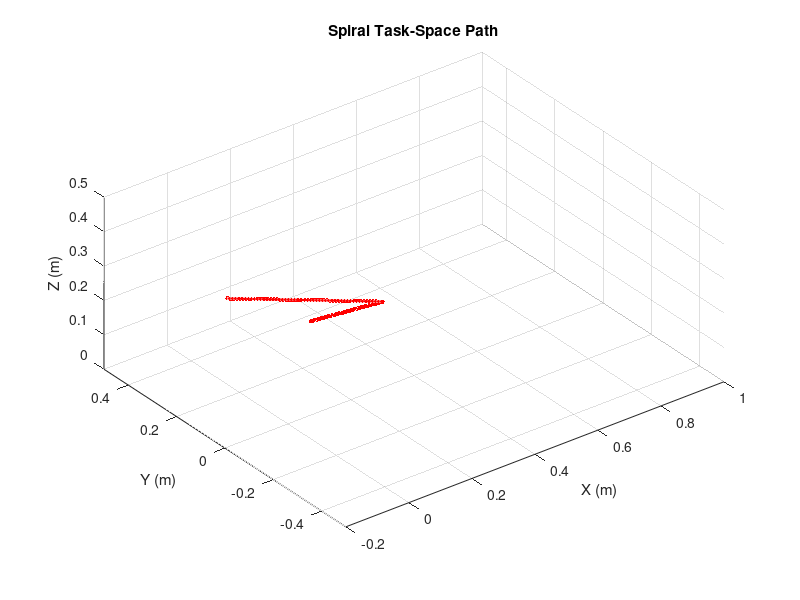

Write the MATLAB code that produced this figure. (Note: this script raises an error after producing the figure.)
%% RBE/ME 501 - Robot Dynamics - Spring 2025
% Homework 3, Problem 3 - FABRIK Real Robot
% Instructor: L. Fichera, <loris@wpi.edu>

close all; clear; clc;

%% Initialize the model of the robot
link_lengths = [0.32; 0.225; 0.035; 0.225; 0.035; 0.055];
N_links = length(link_lengths);
N_points = N_links + 1;

%% Generate the task-space spiral path
% nPts = 100;
% fprintf('Generating task space path... ');
% phi = linspace(0, 4*pi, nPts);
% r = linspace(0, 0.3, nPts);
% x = r .* cos(phi) + 0.4;
% y = r .* sin(phi);
% z = 0.2 * ones(1, nPts); % Flat spiral at constant height
% path = [x; y; z];
% fprintf('Done.\n');

path = [0    0.3   0.15;
        0.25 0     0.1;
        0.25 0.25  0.2]';

% Define the number of points to interpolate between the 3 given points
numInterp = 50;

% Interpolate between each pair of points
t = 1:3; % original points' indices
tq = linspace(1, 3, numInterp * 2 + 1); % create a finer set of points

% Interpolate
interpPath = interp1(t, path, tq, 'linear')';

% Rename path to interpPath in the end
path = interpPath;
nPts = length(path);

%% Plot the spiral task-space path
figure;
plot3(path(1,:), path(2,:), path(3,:), 'r.-', 'MarkerSize', 10, 'LineWidth', 1.5);
grid on;
axis equal;
xlabel('X (m)');
ylabel('Y (m)');
zlabel('Z (m)');
title('Spiral Task-Space Path');
view(3);

xlim([-0.2 1]);
ylim([-0.5 0.5]);
zlim([0 0.5]);

%% Define joint rotation axes
joint_axes = [
    0 0 1;  % Joint 1 rotates about Z
    0 1 0;  % Joint 2 rotates about Y
    0 1 0;  % Joint 3 rotates about Y
    0 0 1;  % Joint 4 rotates about Z
    0 1 0;  % Joint 5 rotates about Y
    0 0 1;  % Joint 6 rotates about Z
];

%% Solve IK for each target point
solutions = cell(1, nPts);
joint_angles = cell(1, nPts);

for ii = 1:nPts
    % Initial straight configuration along Z
    joint_positions = zeros(N_points,3);
    for k = 2:N_points
        joint_positions(k,:) = joint_positions(k-1,:) + [0 0 link_lengths(k-1)];
    end

    target_pos = path(:,ii)';
    
    joint_positions_new = FABRIK_r(joint_positions, link_lengths, target_pos, 1e-3, 5000);
    
    solutions{ii} = joint_positions_new;
    joint_angles{ii} = extract_joint_angles(joint_positions_new, joint_axes);
end

fprintf('Solved FABRIK for %d target positions!\n', nPts);

%% Animate Robot Following the Spiral Path
figure;
hold on;
grid on;
axis equal;
xlabel('X (m)');
ylabel('Y (m)');
zlabel('Z (m)');
title('Robot Following Spiral Path (FABRIK with Moving Frames)');
view(3);

xlim([-1 1]);
ylim([-1 1]);
zlim([0 1.5]);

% Plot spiral path underneath
plot3(path(1,:), path(2,:), path(3,:), 'r--', 'LineWidth', 1.5);

h = plot3(0,0,0,'-o','LineWidth',2,'MarkerSize',6);

for ii = 1:nPts
    joint_positions = solutions{ii};
    
    set(h, 'XData', joint_positions(:,1), ...
           'YData', joint_positions(:,2), ...
           'ZData', joint_positions(:,3));
    drawnow;
    pause(0.05); % Faster animation
end
